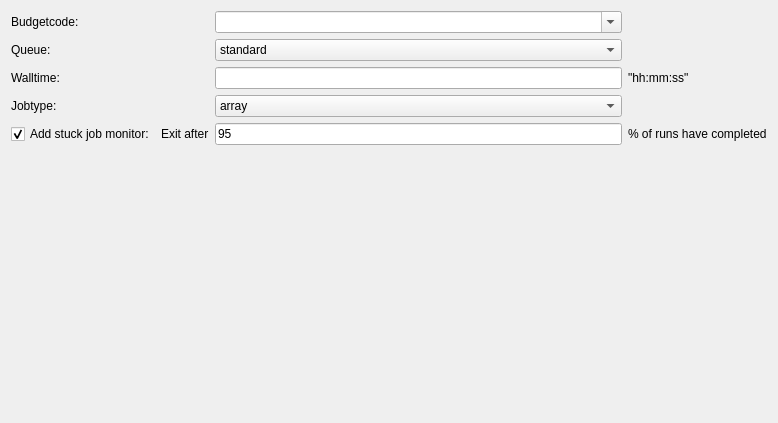
<?xml version="1.0" encoding="UTF-8"?>
<ui version="4.0">
 <class>TargetMachine_Archer</class>
 <widget class="QWidget" name="TargetMachine_Archer">
  <property name="geometry">
   <rect>
    <x>0</x>
    <y>0</y>
    <width>778</width>
    <height>423</height>
   </rect>
  </property>
  <property name="windowTitle">
   <string>Form</string>
  </property>
  <layout class="QGridLayout" name="gridLayout">
   <item row="0" column="2">
    <widget class="QComboBox" name="comboBox_targetmachine_archer_budgetcodes">
     <property name="editable">
      <bool>true</bool>
     </property>
    </widget>
   </item>
   <item row="1" column="0">
    <widget class="QLabel" name="label_targetmachine_queue">
     <property name="text">
      <string>Queue:</string>
     </property>
    </widget>
   </item>
   <item row="0" column="0">
    <widget class="QLabel" name="label_targetmachine_archer_budgetcode">
     <property name="text">
      <string>Budgetcode:</string>
     </property>
    </widget>
   </item>
   <item row="4" column="0">
    <widget class="QCheckBox" name="checkBox_targetmachine_archer_add_stuckjobmonitor">
     <property name="text">
      <string>Add stuck job monitor:</string>
     </property>
     <property name="checked">
      <bool>true</bool>
     </property>
    </widget>
   </item>
   <item row="4" column="1">
    <widget class="QLabel" name="label_archer_stuck_jobs">
     <property name="text">
      <string>Exit after</string>
     </property>
    </widget>
   </item>
   <item row="1" column="2">
    <widget class="QComboBox" name="comboBox_targetmachine_archer_queues">
     <item>
      <property name="text">
       <string>standard</string>
      </property>
     </item>
     <item>
      <property name="text">
       <string>long</string>
      </property>
     </item>
    </widget>
   </item>
   <item row="4" column="3">
    <widget class="QLabel" name="label_archer_stuck_jobs2">
     <property name="text">
      <string>% of runs have completed</string>
     </property>
    </widget>
   </item>
   <item row="4" column="2">
    <widget class="QLineEdit" name="lineEdit_targetmachine_percent">
     <property name="text">
      <string>95</string>
     </property>
    </widget>
   </item>
   <item row="2" column="0">
    <widget class="QLabel" name="label_targetmachine_archer_walltime_label">
     <property name="text">
      <string>Walltime:</string>
     </property>
    </widget>
   </item>
   <item row="6" column="2">
    <spacer name="verticalSpacer">
     <property name="orientation">
      <enum>Qt::Vertical</enum>
     </property>
     <property name="sizeHint" stdset="0">
      <size>
       <width>20</width>
       <height>40</height>
      </size>
     </property>
    </spacer>
   </item>
   <item row="2" column="2">
    <widget class="QLineEdit" name="lineEdit_targetmachine_archer_walltime"/>
   </item>
   <item row="2" column="3">
    <widget class="QLabel" name="label_walltime_format">
     <property name="text">
      <string>&quot;hh:mm:ss&quot;</string>
     </property>
    </widget>
   </item>
   <item row="3" column="0">
    <widget class="QLabel" name="label_archer_jobtype">
     <property name="text">
      <string>Jobtype:</string>
     </property>
    </widget>
   </item>
   <item row="3" column="2">
    <widget class="QComboBox" name="comboBox_archer_jobtye">
     <item>
      <property name="text">
       <string>array</string>
      </property>
     </item>
     <item>
      <property name="text">
       <string>forloop</string>
      </property>
     </item>
    </widget>
   </item>
  </layout>
 </widget>
 <resources/>
 <connections/>
</ui>
